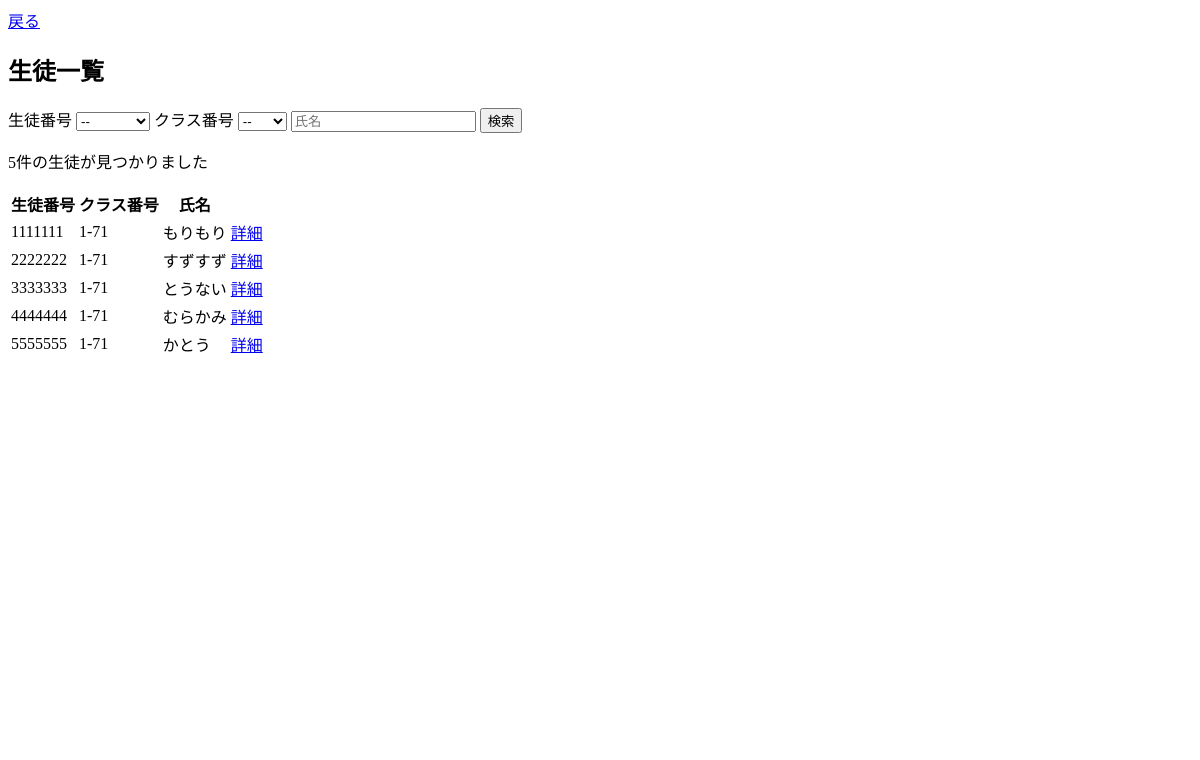
Screenshot of /teacher/student/student_list with the database file from the repository.
### auth/models.py (models this page shows, shortened)
class Student(db.Model, UserMixin):
    __tablename__ = "student"
    id = db.Column(db.String, primary_key=True)
    student_name = db.Column(db.String, index=True)
    student_email = db.Column(db.String, unique=True, index=True)
    password_hash = db.Column(db.String)
    entrollment_year = db.Column(db.Integer)
    birth_date = db.Column(db.Date)
    school_id = db.Column(db.String)
    course_id = db.Column(db.String)
    class_num = db.Column(db.String)
    icon_path = db.Column(db.String)
    @property
    def password(self):
        raise AttributeError("読み込み不可")

### teacher_student/views.py (the view, shortened to what this page needs)
@student.route("/student_list", methods=["GET", "POST"])
def student_list():
    stu_list = StudentSearch()
    students = Student.query.with_entities(
        Student.id,
        Student.class_num,
        Student.student_name
    ).all()
    clases = set((s.class_num) for s in students)
    stu_list.class_num.choices = [("", "--")] + [(s, s) for s in clases]
    ids = ((s.id) for s in students)
    stu_list.id.choices = [("", "--")] + [(s, s) for s in ids]
    query = Student.query
    students = query.with_entities(
        Student.id,
        Student.class_num,
        Student.student_name
    ).all()
    stu_list.id.data = request.form.get('id', "")  # 生徒番号
    stu_list.class_num.data = request.form.get('class_num', "")  # クラス番号
    stu_list.student_name.data = request.form.get('student_name', "")  # 氏名
    if not students:
        message = "検索条件に合う生徒は見つかりませんでした"
    else:
        message = f"{len(students)}件の生徒が見つかりました"
    return render_template(
        'teacher_student/student_list.html',
        stu_list=stu_list,
        students=students,
        message=message
    )

### teacher_student/forms.py
class StudentSearch(FlaskForm):
        id = SelectField("生徒番号")
        class_num = SelectField("クラス番号")
        student_name = StringField("氏名")
        submit = SubmitField("検索")

### teacher_student/templates/teacher_student/student_list.html (shortened to what this page needs)
{% extends "teacher/base.html" %}
{% block modorulink %}<a href="{{ url_for('teacher.student.teacher_student') }}">戻る</a>{% endblock %}
{% block content %}
<h2>生徒一覧</h2>
    <form method="POST" action="{{ url_for('teacher.student.student_list') }}">
        <label for="id">生徒番号</label>
        <select name="id" id="id">
            {% for id, label in stu_list.id.choices %}
                <option value="{{ id }}" {% if stu_list.id.data == id %}selected{% endif %}>{{ label }}</option>
            {% endfor %}
        </select>
        <label for="class_num">クラス番号</label>
        <select name="class_num" id="class_num">
            {% for class_num, label in stu_list.class_num.choices %}
                <option value="{{ class_num }}" {% if stu_list.class_num.data == class_num %}selected{% endif %}>{{ label }}</option>
            {% endfor %}
        </select>
        <label for="student_name">
            <input type="text" name="student_name" id="student_name"
            placeholder="氏名" value="{{ stu_list.student_name.data }}">
        </label>
        <button type="submit">検索</button>
    </form>
    {% if message %}
        <p>{{ message }}</p>
    {% endif %}
    <table>
        <thead>
            <tr>
                <th>生徒番号</th>
                <th>クラス番号</th>
                <th>氏名</th>
            </tr>
        </thead>
        <tbody>
            {% for student in students %}
                <tr>
                    <td>{{ student.id }}</td>
                    <td>{{ student.class_num }}</td>
                    <td>{{ student.student_name }}</td>
                    <td><a href="{{ url_for('teacher.student.student_detail', id=student.id) }}">詳細</a></td>
                </tr>
            {% endfor %}
        </tbody>
    </table>
{% endblock %}

### rows the page displays
Student: id "1111111", class_num "1-71", student_name "もりもり"
Student: id "2222222", class_num "1-71", student_name "すずすず"
Student: id "3333333", class_num "1-71", student_name "とうない"
Student: id "4444444", class_num "1-71", student_name "むらかみ"
Student: id "5555555", class_num "1-71", student_name "かとう"

### other values shown
{{ message }} "5件の生徒が見つかりました"
form field id "--"
form field class_num "--"
